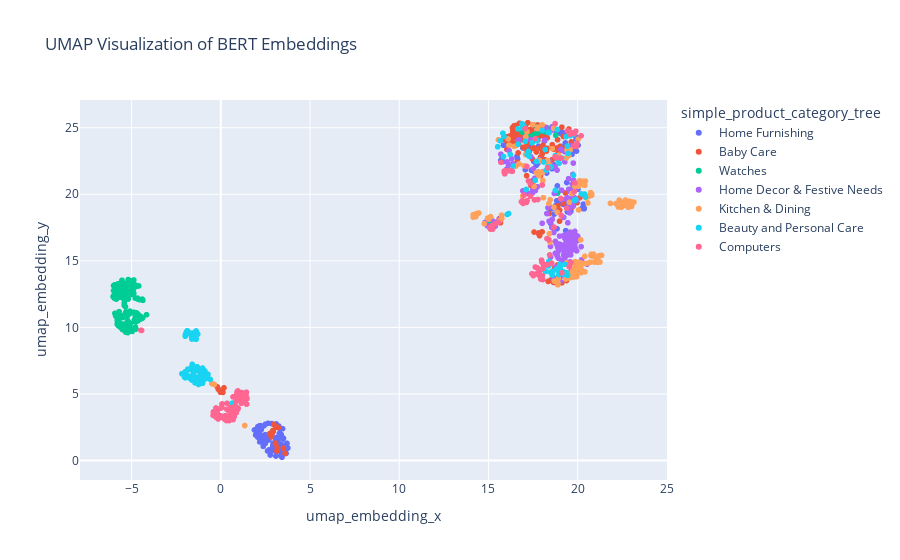

The notebook cell saved with this chart:
### Code cell
# Réduire la dimensionnalité des embeddings avec UMAP
reducer = umap.UMAP(n_neighbors=100, min_dist=0.6, metric='cosine', random_state=graine)
embedding_2d = reducer.fit_transform(list(corpus_BERT['bert_embeddings_cls']))

# Ajouter les embeddings 2D au DataFrame
corpus_BERT['umap_embedding_x'] = embedding_2d[:, 0]
corpus_BERT['umap_embedding_y'] = embedding_2d[:, 1]
# Ajouter une 3e dimension
# MatPlotLib3d pour faire des viz en 3D


# Visualiser les embeddings 2D avec Plotly
fig = px.scatter(corpus_BERT, x='umap_embedding_x', y='umap_embedding_y',
                 color='simple_product_category_tree', hover_data=['NMF_label'],
                 title='UMAP Visualization of BERT Embeddings')
fig.show()

### Figure 1 — Plotly figure (JSON) as saved in the notebook; plotly's stock layout.template omitted (floating-point values rounded to 4 significant figures; data arrays with more than 128 entries replaced by an {"elided": "..."} marker saying what was removed)
{"data": [{"customdata": {"elided": "150x1 int values"}, "hovertemplate": "simple_product_category_tree=Home Furnishing<br>umap_embedding_x=%{x}<br>umap_embedding_y=%{y}<br>NMF_label=%{customdata[0]}<extra></extra>", "legendgroup": "Home Furnishing", "marker": {"color": "#636efa", "symbol": "circle"}, "mode": "markers", "name": "Home Furnishing", "showlegend": true, "type": "scattergl", "x": {"elided": "150 float values"}, "xaxis": "x", "y": {"elided": "150 float values"}, "yaxis": "y"}, {"customdata": {"elided": "150x1 int values"}, "hovertemplate": "simple_product_category_tree=Baby Care<br>umap_embedding_x=%{x}<br>umap_embedding_y=%{y}<br>NMF_label=%{customdata[0]}<extra></extra>", "legendgroup": "Baby Care", "marker": {"color": "#EF553B", "symbol": "circle"}, "mode": "markers", "name": "Baby Care", "showlegend": true, "type": "scattergl", "x": {"elided": "150 float values"}, "xaxis": "x", "y": {"elided": "150 float values"}, "yaxis": "y"}, {"customdata": {"elided": "150x1 int values"}, "hovertemplate": "simple_product_category_tree=Watches<br>umap_embedding_x=%{x}<br>umap_embedding_y=%{y}<br>NMF_label=%{customdata[0]}<extra></extra>", "legendgroup": "Watches", "marker": {"color": "#00cc96", "symbol": "circle"}, "mode": "markers", "name": "Watches", "showlegend": true, "type": "scattergl", "x": {"elided": "150 float values"}, "xaxis": "x", "y": {"elided": "150 float values"}, "yaxis": "y"}, {"customdata": {"elided": "150x1 int values"}, "hovertemplate": "simple_product_category_tree=Home Decor & Festive Needs<br>umap_embedding_x=%{x}<br>umap_embedding_y=%{y}<br>NMF_label=%{customdata[0]}<extra></extra>", "legendgroup": "Home Decor & Festive Needs", "marker": {"color": "#ab63fa", "symbol": "circle"}, "mode": "markers", "name": "Home Decor & Festive Needs", "showlegend": true, "type": "scattergl", "x": {"elided": "150 float values"}, "xaxis": "x", "y": {"elided": "150 float values"}, "yaxis": "y"}, {"customdata": {"elided": "150x1 int values"}, "hovertemplate": "simple_product_category_tree=Kitchen & Dining<br>umap_embedding_x=%{x}<br>umap_embedding_y=%{y}<br>NMF_label=%{customdata[0]}<extra></extra>", "legendgroup": "Kitchen & Dining", "marker": {"color": "#FFA15A", "symbol": "circle"}, "mode": "markers", "name": "Kitchen & Dining", "showlegend": true, "type": "scattergl", "x": {"elided": "150 float values"}, "xaxis": "x", "y": {"elided": "150 float values"}, "yaxis": "y"}, {"customdata": {"elided": "150x1 int values"}, "hovertemplate": "simple_product_category_tree=Beauty and Personal Care<br>umap_embedding_x=%{x}<br>umap_embedding_y=%{y}<br>NMF_label=%{customdata[0]}<extra></extra>", "legendgroup": "Beauty and Personal Care", "marker": {"color": "#19d3f3", "symbol": "circle"}, "mode": "markers", "name": "Beauty and Personal Care", "showlegend": true, "type": "scattergl", "x": {"elided": "150 float values"}, "xaxis": "x", "y": {"elided": "150 float values"}, "yaxis": "y"}, {"customdata": {"elided": "150x1 int values"}, "hovertemplate": "simple_product_category_tree=Computers<br>umap_embedding_x=%{x}<br>umap_embedding_y=%{y}<br>NMF_label=%{customdata[0]}<extra></extra>", "legendgroup": "Computers", "marker": {"color": "#FF6692", "symbol": "circle"}, "mode": "markers", "name": "Computers", "showlegend": true, "type": "scattergl", "x": {"elided": "150 float values"}, "xaxis": "x", "y": {"elided": "150 float values"}, "yaxis": "y"}], "layout": {"legend": {"title": {"text": "simple_product_category_tree"}, "tracegroupgap": 0}, "title": {"text": "UMAP Visualization of BERT Embeddings"}, "xaxis": {"anchor": "y", "domain": [0, 1], "title": {"text": "umap_embedding_x"}}, "yaxis": {"anchor": "x", "domain": [0, 1], "title": {"text": "umap_embedding_y"}}}}
